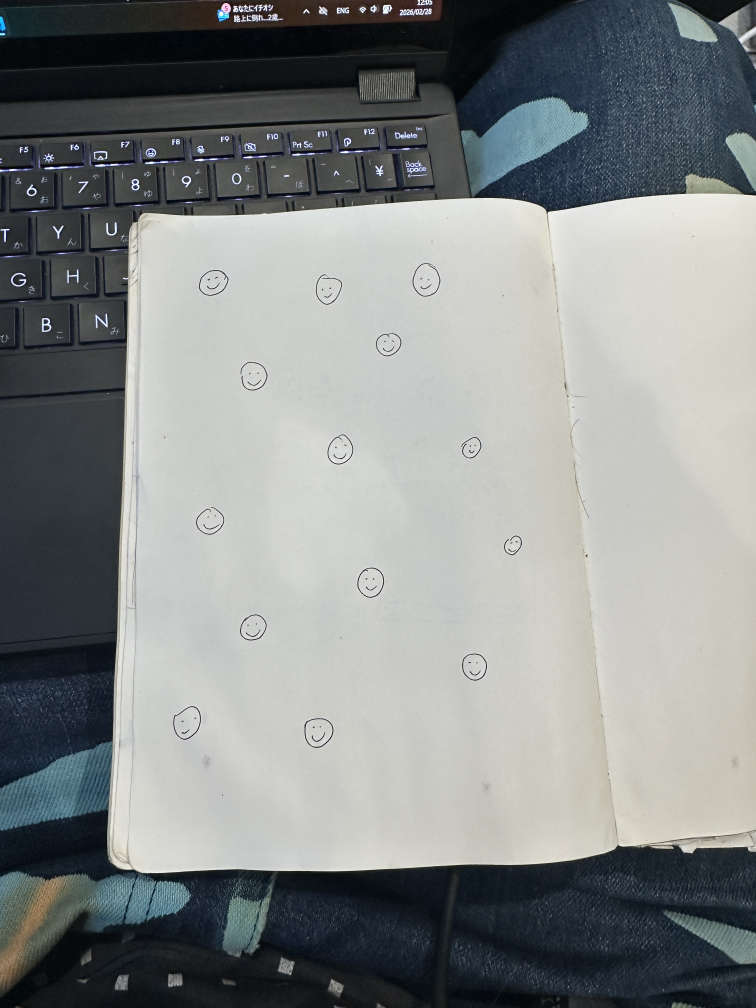
#> input picture Marker Training/images_to_label/raw/IMG_8814.JPG, 3024 x 4032 px (shown at 1/4 size); its folder holds only this picture in this run
$ python resize.py
#> lines starting #> are read from the running program, lines starting #| are printed output that depends on the picture
# get all images in the folder and resize to 256x256
# save to the same folder as a copy

import os
import cv2

def resize_images(folder):
#> called with folder = 'Marker Training/images_to_label'
    for root, dirs, files in os.walk(os.path.join(folder, "raw")):
        print('Processing', root)
        for file in files:
            print('Processing', file)
            if file.endswith('.jpg') or file.endswith('.jpeg') or file.endswith('.JPG'):
                img = cv2.imread(os.path.join(root, file))
#> img is the input picture: shape (4032, 3024, 3); mean B, G, R 136.6, 137, 133.4
                # Crop square
                h, w = img.shape[:2]
#> h = 4032; w = 3024
                if h > w:
                    img = img[(h-w)//2:(h+w)//2, :]
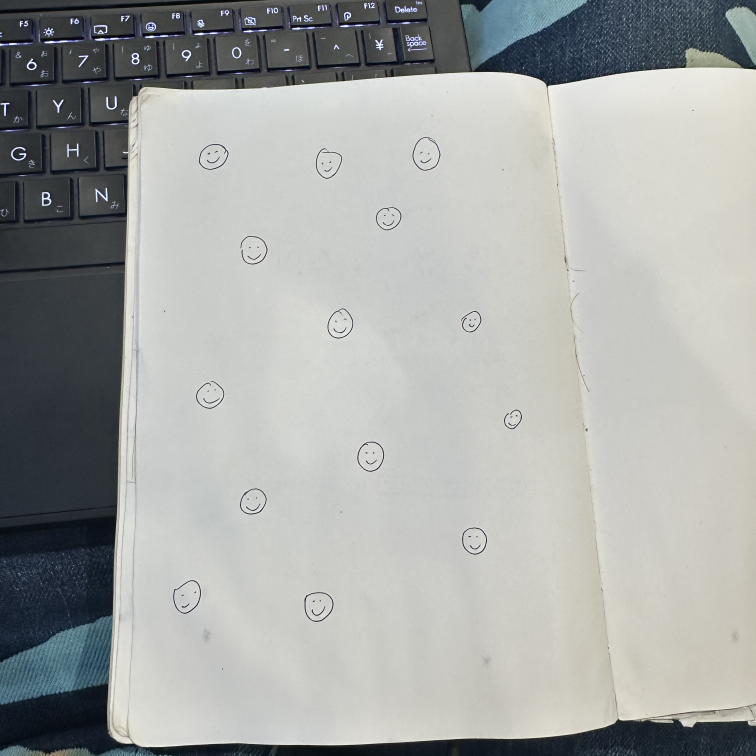
#> img: shape (3024, 3024, 3) (shown at 1/4 size); mean B, G, R 165.2, 167.4, 165
                else:
                    img = img[:, (w-h)//2:(w+h)//2]
                # Resize to 256x256
                img = cv2.resize(img, (640, 640))
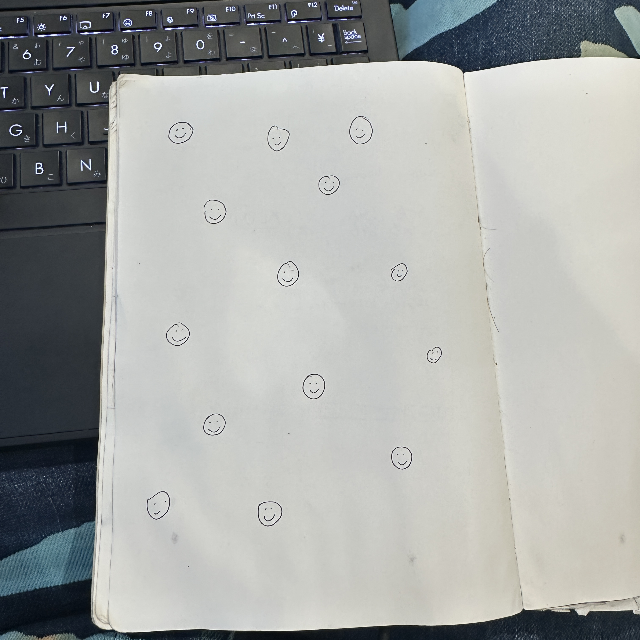
#> img: shape (640, 640, 3); mean B, G, R 165.1, 167.4, 164.9
                # save to the same folder as a copy
                cv2.imwrite(os.path.join(folder, "resized",'resized_' + file), img)
                print('Resized', file)

if __name__ == '__main__':
    folder = os.path.join(os.path.dirname(__file__), "images_to_label")
    print('Resizing images in the folder:', folder)
    resize_images(folder)
    print('All images in the folder have been resized to 320x320')

$ run again, on Marker Training/images_to_label/raw/IMG_8819.JPG
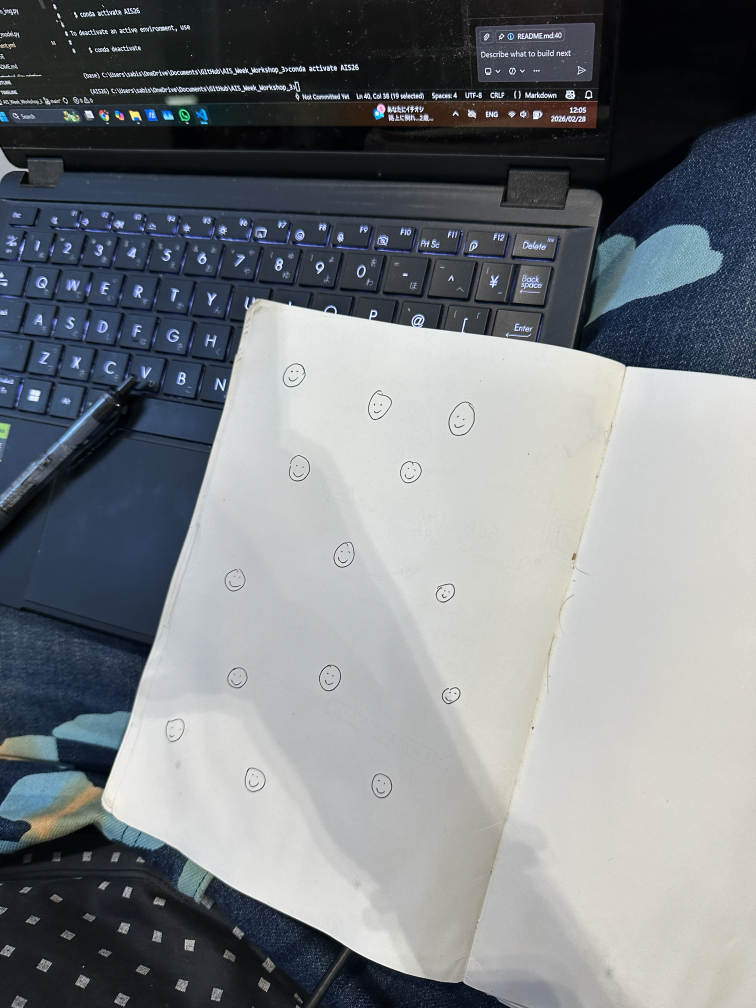
#> input picture Marker Training/images_to_label/raw/IMG_8819.JPG, 3024 x 4032 px (shown at 1/4 size)
#> in resize_images, img is the input picture: shape (4032, 3024, 3); mean B, G, R 130.6, 126.7, 122
#> in resize_images, `img = img[(h-w)//2:(h+w)//2, :]`:
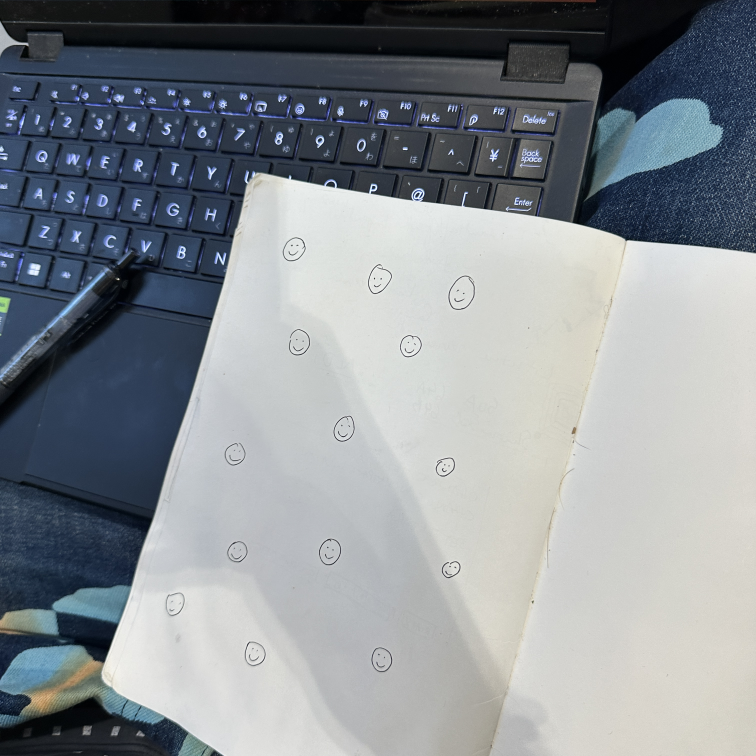
#> img: shape (3024, 3024, 3) (shown at 1/4 size); mean B, G, R 147.1, 142.2, 136.6
#> in resize_images, `img = cv2.resize(img, (640, 640))`:
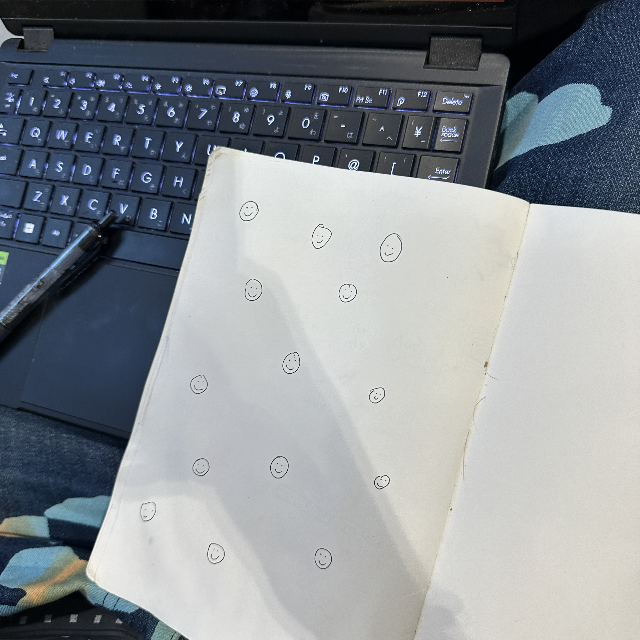
#> img: shape (640, 640, 3); mean B, G, R 147, 142.1, 136.4

$ run again, on Marker Training/images_to_label/raw/IMG_8820.JPG
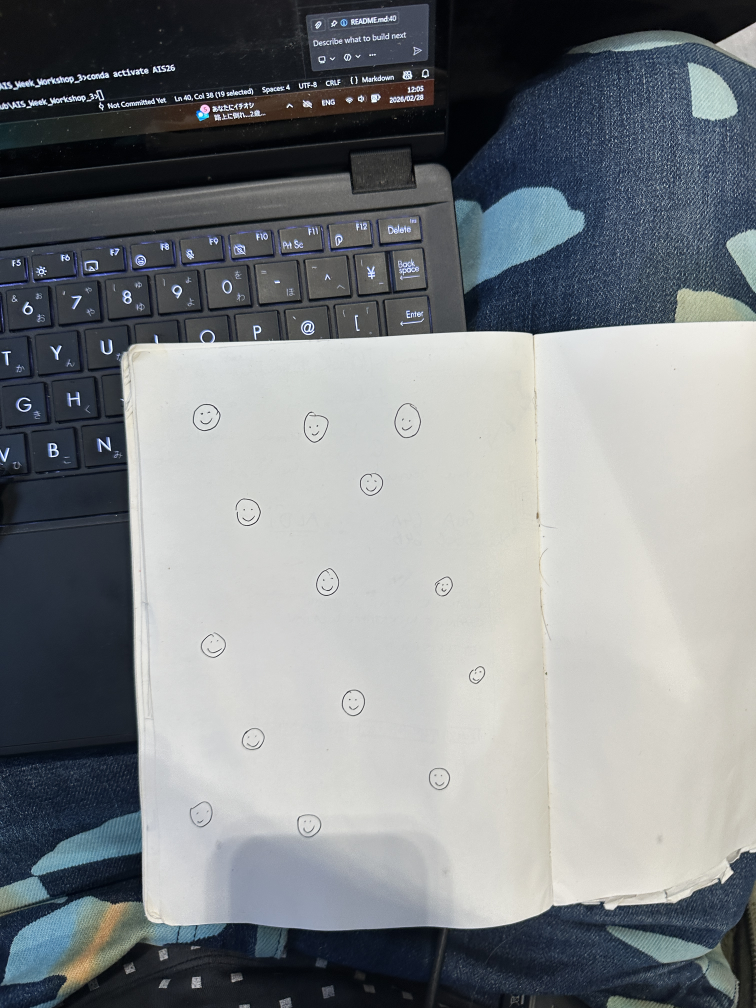
#> input picture Marker Training/images_to_label/raw/IMG_8820.JPG, 3024 x 4032 px (shown at 1/4 size)
#> in resize_images, img is the input picture: shape (4032, 3024, 3); mean B, G, R 133.7, 130.7, 126.6
#> in resize_images, `img = img[(h-w)//2:(h+w)//2, :]`:
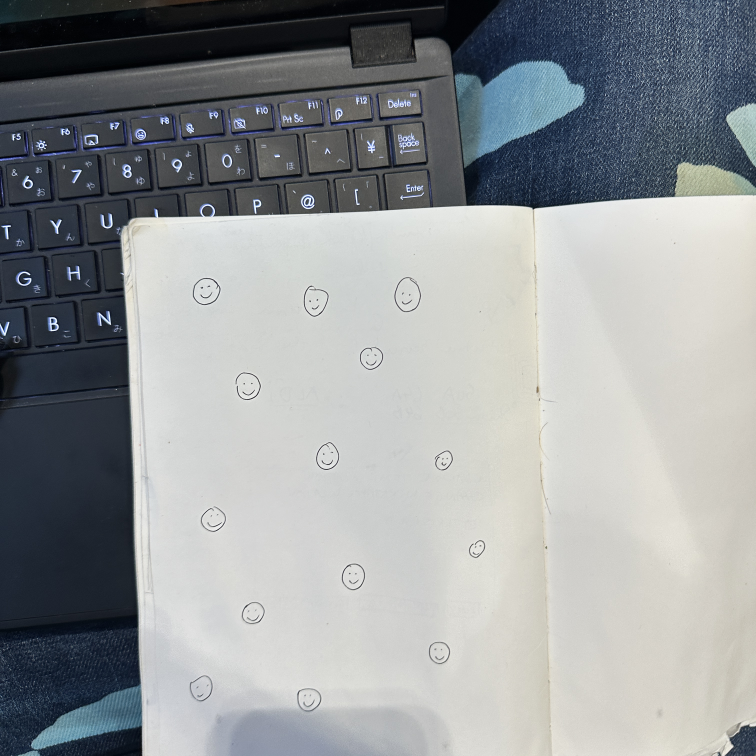
#> img: shape (3024, 3024, 3) (shown at 1/4 size); mean B, G, R 153.8, 152.1, 148.5
#> in resize_images, `img = cv2.resize(img, (640, 640))`:
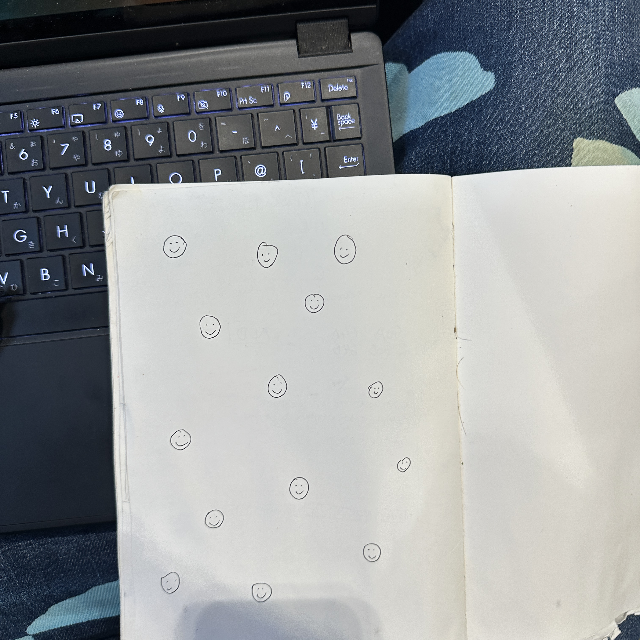
#> img: shape (640, 640, 3); mean B, G, R 153.7, 152, 148.4

$ run again, on Marker Training/images_to_label/raw/IMG_8821.JPG
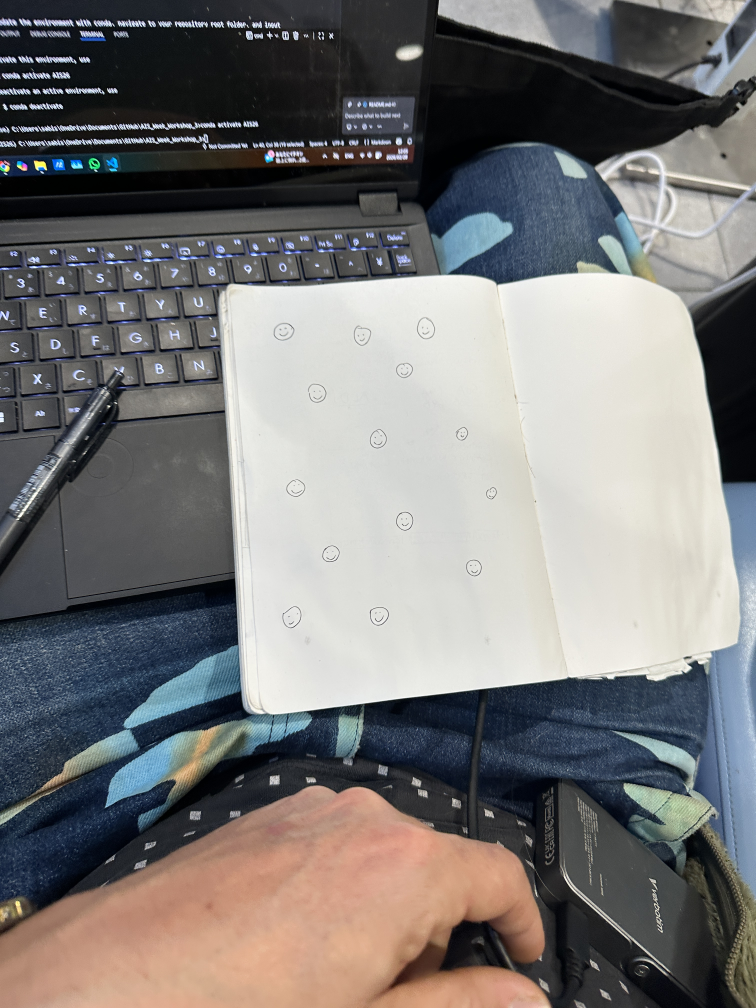
#> input picture Marker Training/images_to_label/raw/IMG_8821.JPG, 3024 x 4032 px (shown at 1/4 size)
#> in resize_images, img is the input picture: shape (4032, 3024, 3); mean B, G, R 119.3, 119.9, 121.6
#> in resize_images, `img = img[(h-w)//2:(h+w)//2, :]`:
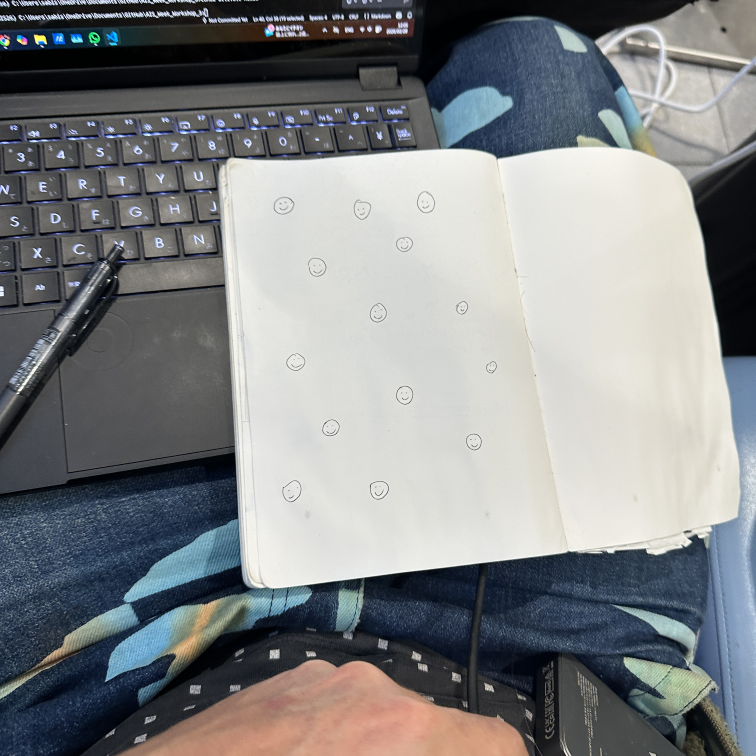
#> img: shape (3024, 3024, 3) (shown at 1/4 size); mean B, G, R 133.4, 131.7, 129.2
#> in resize_images, `img = cv2.resize(img, (640, 640))`:
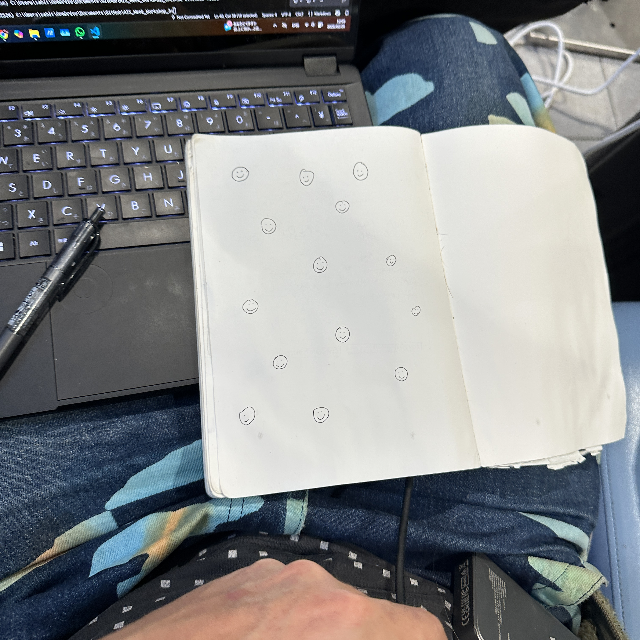
#> img: shape (640, 640, 3); mean B, G, R 133.2, 131.6, 129.1

$ run again, on Marker Training/images_to_label/raw/IMG_8815.JPG
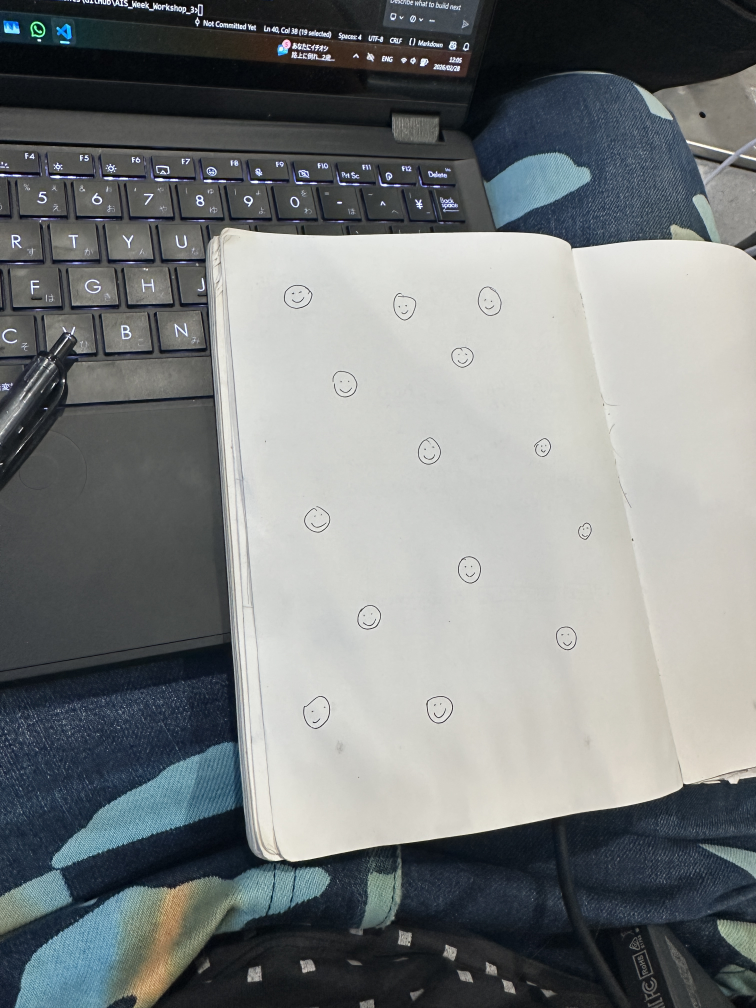
#> input picture Marker Training/images_to_label/raw/IMG_8815.JPG, 3024 x 4032 px (shown at 1/4 size)
#> in resize_images, img is the input picture: shape (4032, 3024, 3); mean B, G, R 125.8, 125.4, 121.5
#> in resize_images, `img = img[(h-w)//2:(h+w)//2, :]`:
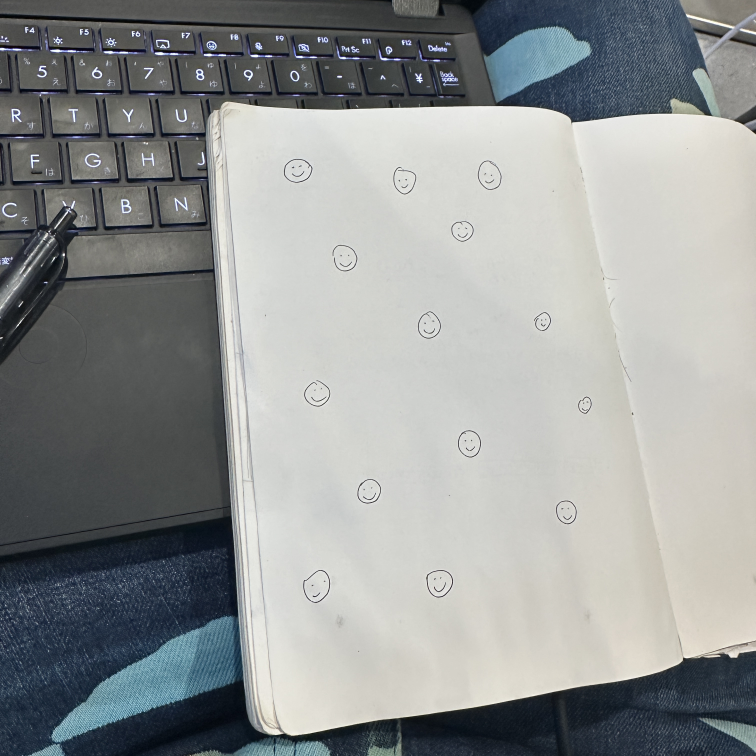
#> img: shape (3024, 3024, 3) (shown at 1/4 size); mean B, G, R 149, 149.5, 146.4
#> in resize_images, `img = cv2.resize(img, (640, 640))`:
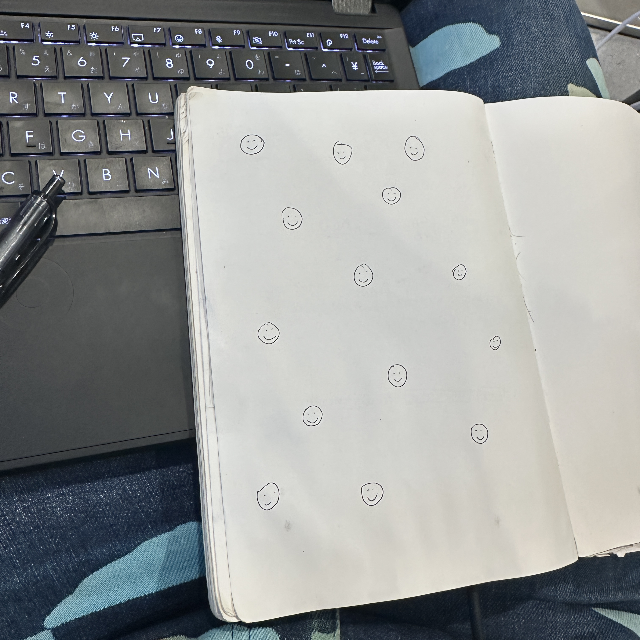
#> img: shape (640, 640, 3); mean B, G, R 148.9, 149.4, 146.3
